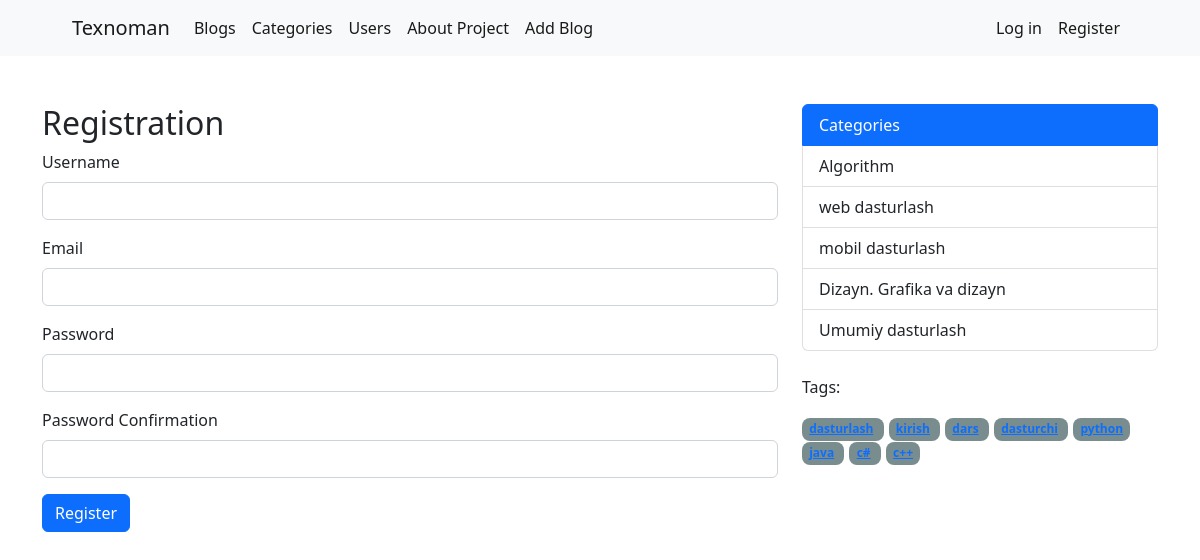
Screenshot of /register/ with the database file from the repository.
### App/models.py (models this page shows, shortened)
class Category(models.Model):
    name=models.CharField(max_length=50)
    slug=models.SlugField(max_length=100, unique=True)
    created_at=models.DateTimeField(auto_now_add=True)
    content=models.TextField()
    image= models.ImageField(upload_to='category/%Y/%m/%d')
    blog_count=models.IntegerField(default=0)
    user=models.ManyToManyField(User)

class Tag(models.Model):
    name=models.CharField(max_length=100)
    slug=models.SlugField(max_length=200, unique=True)

### App/views.py (the view)
# urls.py: path('register/', register, name='register'),
def register(request):
    if request.method=='POST':
        form=RegisterForm(request.POST)
        if form.is_valid():
            user=form.save()
            login(request,user)
            return redirect('home')
    else:
        form=RegisterForm()
    context={
        'form':form,
    }
    return render(request, 'register.html', context)

### App/forms.py
class RegisterForm(UserCreationForm):
    class Meta:
        model=User
        fields=['username', 'email', 'password1', 'password2']

### App/context_processors.py (called while the page is built)
def categories(request):
    return {'categories': Category.objects.all()}

def tags(request):
    return {'tags': Tag.objects.all()}

### App/templates/register.html (shortened to what this page needs)
{% extends 'base.html' %}
{% load widget_tweaks %}
{% block content %}
<h2>Registration</h2>
<form method="post">
    <div class="mb-3">
        <label  class="form-label">Username</label>
        {% render_field form.username class="form-control" %}
    </div>
    <div class="mb-3">
        <label  class="form-label">Email</label>
        {% render_field form.email class="form-control" %}
    </div>
    <div class="mb-3">
        <label  class="form-label">Password</label>
        {% render_field form.password1 class="form-control" %}
    </div>
    <div class="mb-3">
        <label  class="form-label">Password Confirmation</label>
        {% render_field form.password2 class="form-control" %}
    </div>
    <button type="submit" class="btn btn-primary">Register</button>
</form>
{% endblock %}

### App/templates/inc/_sidebar.html
<div class="list-group">
  <a href="#" class="list-group-item list-group-item-action active" aria-current="true">
    Categories
  </a>
  {% for cat in categories %}
  <a href="{% url 'category_blog' cat.slug %}" class="list-group-item list-group-item-action">{{cat.name}}</a>
  {% endfor %}
</div>
<br>
<p>Tags:</p>
{% for tag in tags %}
<span class="sidebar_tags ">
  <a href="{% url 'tag_blog' tag.slug %}">{{tag.name}}</a>
</span>
{% endfor %}

### static/css/main.css (style rules this page uses)
.sidebar_tags { margin-right: 5px; padding: 0.2em 0.6em 0.3em; background-color: #798d8f; font-weight: bold; color: #ffffff; border-radius: 8px; font-size: 75%; text-decoration: none; }

### rows the page displays
Category: name "Algorithm"
Category: name "web dasturlash"
Category: name "mobil dasturlash"
Category: name "Dizayn. Grafika va dizayn"
Category: name "Umumiy dasturlash"
Tag: name "dasturlash"
Tag: name "kirish"
Tag: name "dars"
Tag: name "dasturchi"
Tag: name "python"
Tag: name "java"
Tag: name "c#"
Tag: name "c++"
